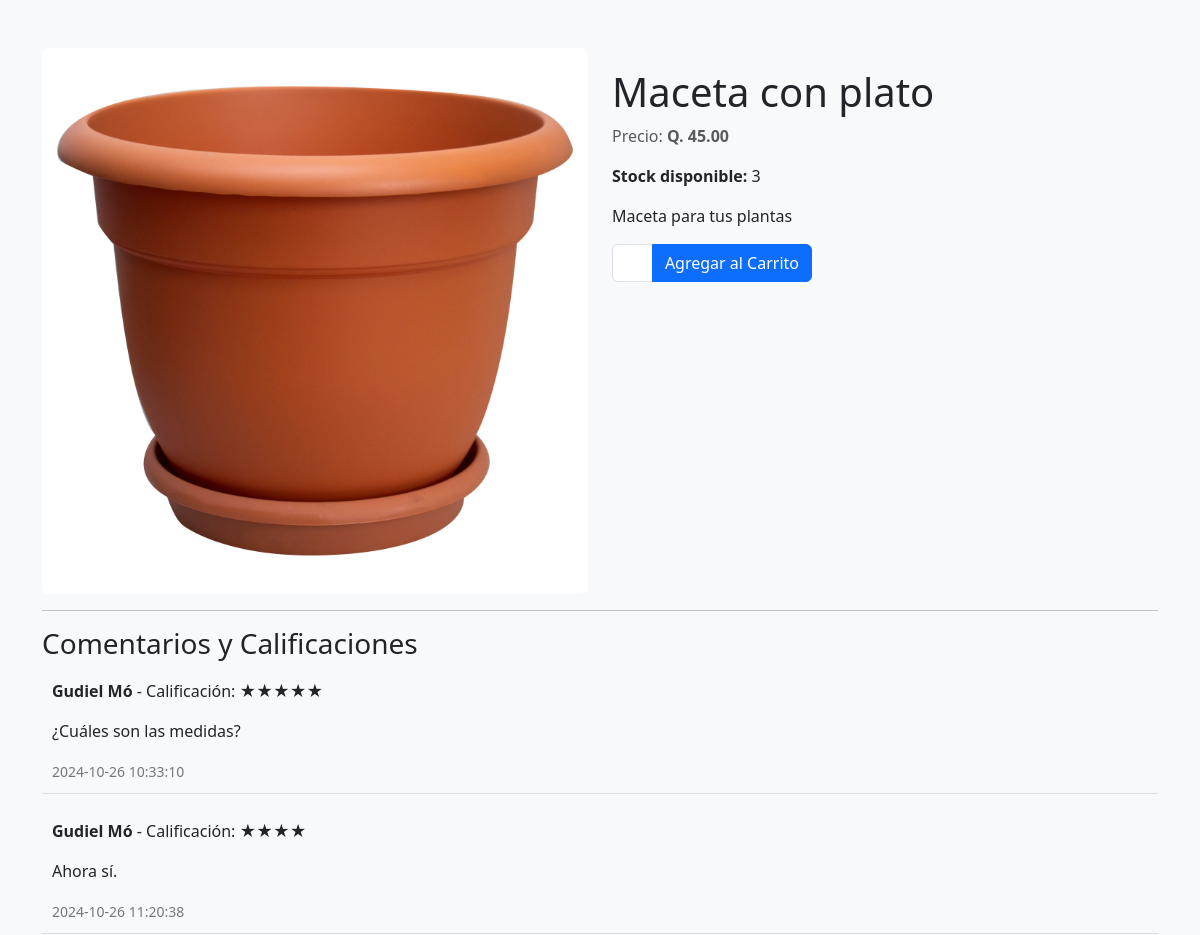
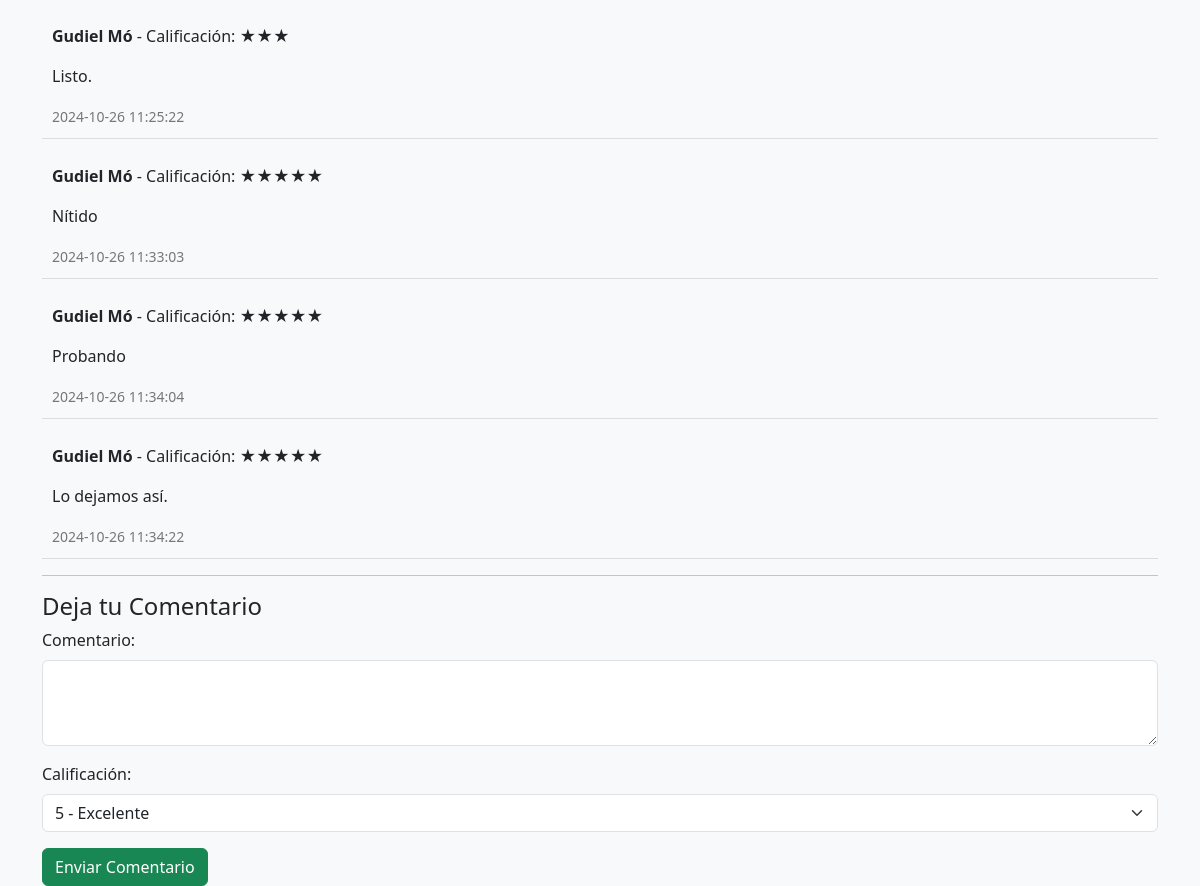
Screenshot of /public/client/detalle_producto.php?slug=maceta-con-plato with the database file from the repository (2 pictures, top to bottom).
### tables this page shows
CREATE TABLE `producto` (
  `id_producto` int(11) NOT NULL AUTO_INCREMENT,
  `id_negocio` int(11) DEFAULT NULL,
  `id_categoria` int(11) DEFAULT NULL,
  `nombre_producto` varchar(255) NOT NULL,
  `descripcion` text DEFAULT NULL,
  `costo` decimal(10,0) NOT NULL,
  `precio` decimal(10,2) NOT NULL,
  `stock` int(11) NOT NULL,
  `imagen` varchar(255) DEFAULT NULL,
  `estado` varchar(50) NOT NULL,
  `fecha_actualizacion` timestamp NOT NULL DEFAULT current_timestamp() ON UPDATE current_timestamp(),
  `id_emprendedor` int(11) NOT NULL,
  `tiene_promocion` tinyint(1) DEFAULT 0,
  `precio_promocional` decimal(10,2) DEFAULT NULL,
  `slug` varchar(255) NOT NULL,
  `imagen_alt` varchar(255) DEFAULT NULL,
  `meta_title` varchar(255) DEFAULT NULL,
  `meta_description` text DEFAULT NULL,
  PRIMARY KEY (`id_producto`),
  KEY `id_negocio` (`id_negocio`),
  KEY `id_categoria` (`id_categoria`),
  KEY `fk_producto_emprendedor` (`id_emprendedor`),
  CONSTRAINT `fk_producto_emprendedor` FOREIGN KEY (`id_emprendedor`) REFERENCES `emprendedor` (`id_emprendedor`) ON DELETE CASCADE ON UPDATE CASCADE,
  CONSTRAINT `producto_ibfk_1` FOREIGN KEY (`id_negocio`) REFERENCES `negocio` (`id_negocio`),
  CONSTRAINT `producto_ibfk_2` FOREIGN KEY (`id_categoria`) REFERENCES `categoria` (`id_categoria`)
);

CREATE TABLE `comentario` (
  `id_comentario` int(11) NOT NULL AUTO_INCREMENT,
  `id_producto` int(11) NOT NULL,
  `id_cliente` int(11) NOT NULL,
  `comentario` text NOT NULL,
  `calificacion` int(11) NOT NULL,
  `fecha_comentario` datetime DEFAULT current_timestamp(),
  `respuesta` text DEFAULT NULL,
  PRIMARY KEY (`id_comentario`),
  KEY `id_producto` (`id_producto`),
  KEY `id_cliente` (`id_cliente`),
  CONSTRAINT `comentario_ibfk_1` FOREIGN KEY (`id_producto`) REFERENCES `producto` (`id_producto`) ON DELETE CASCADE,
  CONSTRAINT `comentario_ibfk_2` FOREIGN KEY (`id_cliente`) REFERENCES `cliente` (`id_cliente`) ON DELETE CASCADE
);

CREATE TABLE `cliente` (
  `id_cliente` int(11) NOT NULL AUTO_INCREMENT,
  `NIT` varchar(20) DEFAULT NULL,
  `nombre1` varchar(255) NOT NULL,
  `nombre2` varchar(255) DEFAULT NULL,
  `nombre3` varchar(255) DEFAULT NULL,
  `apellido1` varchar(255) NOT NULL,
  `apellido2` varchar(255) DEFAULT NULL,
  `correo` varchar(255) NOT NULL,
  `contrasena` varchar(255) NOT NULL,
  `telefono1` varchar(20) DEFAULT NULL,
  `telefono2` varchar(20) DEFAULT NULL,
  `id_direccion` int(11) DEFAULT NULL,
  `id_estado_usuario` int(11) DEFAULT NULL,
  `token_activacion` varchar(255) DEFAULT NULL,
  `token_recuperacion` varchar(255) DEFAULT NULL,
  `fecha_creacion` timestamp NOT NULL DEFAULT current_timestamp(),
  `fecha_token` datetime DEFAULT NULL,
  PRIMARY KEY (`id_cliente`),
  KEY `id_direccion` (`id_direccion`),
  KEY `id_estado_usuario` (`id_estado_usuario`),
  CONSTRAINT `cliente_ibfk_1` FOREIGN KEY (`id_direccion`) REFERENCES `direccion` (`id_direccion`),
  CONSTRAINT `cliente_ibfk_2` FOREIGN KEY (`id_estado_usuario`) REFERENCES `estado_usuario` (`id_estado_usuario`)
);

### public/client/detalle_producto.php (the view, shortened to what this page needs)
<?php
$database = new Database();
$db = $database->getConnection();
$producto = null;
if (isset($_GET['slug'])) {
    $slug = $_GET['slug'];
    $query = "SELECT * FROM producto WHERE slug = :slug";
    $stmt = $db->prepare($query);
    $stmt->bindParam(':slug', $slug, PDO::PARAM_STR);
    $stmt->execute();
    $producto = $stmt->fetch(PDO::FETCH_ASSOC);
}
?>
<!DOCTYPE html>
<html lang="es">
<head>
    <link href="https://cdn.jsdelivr.net/npm/bootstrap@5.3.0/dist/css/bootstrap.min.css" rel="stylesheet">
</head>
<body class="bg-light">
    <div class="container mt-5">
        <?php if ($producto): ?>
            <div class="row">
                <div class="col-md-6">
                    <img src="../../uploads/productos/<?php echo htmlspecialchars($producto['imagen']); ?>"
                        alt="<?php echo htmlspecialchars($producto['nombre_producto']); ?>"
                        class="img-fluid rounded">
                </div>
                <div class="col-md-6 product-details">
                    <h1><?php echo htmlspecialchars($producto['nombre_producto']); ?></h1>
                    <p class="text-muted">
                        Precio: <strong>Q. <?php echo number_format($producto['precio'], 2); ?></strong>
                    </p>
                    <p><strong>Stock disponible:</strong> <?php echo htmlspecialchars($producto['stock']); ?></p>
                    <p><?php echo nl2br(htmlspecialchars($producto['descripcion'])); ?></p>
                    <form class="agregar-carrito-form" action="agregar_al_carrito.php" method="POST">
                        <div class="input-group mb-3" style="max-width: 200px;">
                            <input type="number" name="cantidad" class="form-control" value="1" min="1"
                                max="<?php echo htmlspecialchars($producto['stock']); ?>">
                            <button type="submit" class="btn btn-primary">
                                <i class="fas fa-cart-plus"></i> Agregar al Carrito
                            </button>
                        </div>
                    </form>
                </div>
            </div>
            <hr>
            <h3>Comentarios y Calificaciones</h3>
            <div id="comentarios">
                <?php
                $queryComentarios = "
                    SELECT c.*, cl.nombre1, cl.apellido1
                    FROM comentario c
                    JOIN cliente cl ON c.id_cliente = cl.id_cliente
                    WHERE c.id_producto = :id_producto
                ";
                $stmtComentarios = $db->prepare($queryComentarios);
                $stmtComentarios->bindParam(':id_producto', $producto['id_producto'], PDO::PARAM_INT);
                $stmtComentarios->execute();
                $comentarios = $stmtComentarios->fetchAll(PDO::FETCH_ASSOC);
                if ($comentarios):
                    foreach ($comentarios as $comentario): ?>
                        <div class="comentario">
                            <p>
                                <strong>
                                    <?php echo htmlspecialchars($comentario['nombre1']) . ' ' . htmlspecialchars($comentario['apellido1']); ?>
                                </strong>
                                - Calificación: <?php echo str_repeat('★', $comentario['calificacion']); ?>
                            </p>
                            <p><?php echo nl2br(htmlspecialchars($comentario['comentario'])); ?></p>
                            <small><?php echo htmlspecialchars($comentario['fecha_comentario']); ?></small>
                        </div>
                    <?php endforeach;
                else: ?>
                    <p>No hay comentarios aún.</p>
                <?php endif; ?>
            </div>
            <hr>
            <h4>Deja tu Comentario</h4>
            <form id="form-comentario" method="POST" action="guardar_comentario.php">
                <div class="mb-3">
                    <label for="comentario" class="form-label">Comentario:</label>
                    <textarea class="form-control" name="comentario" id="comentario" rows="3" required></textarea>
                </div>
                <div class="mb-3">
                    <label for="calificacion" class="form-label">Calificación:</label>
                    <select class="form-select" name="calificacion" id="calificacion" required>
                        <option value="5">5 - Excelente</option>
                    </select>
                </div>
                <button type="submit" class="btn btn-success">
                    <i class="fas fa-paper-plane"></i> Enviar Comentario
                </button>
            </form>
        <?php endif; ?>
    </div>
</body>
</html>

### public/client/detalle_producto.php (style rules this page uses)
.img-fluid { max-width: 100%; height: auto; border-radius: 8px; }
.product-details { margin-top: 20px; }
.comentario { margin-bottom: 15px; padding: 10px; border-bottom: 1px solid #ddd; }
.comentario small { color: #777; }

### rows the page displays
producto: imagen (picture), nombre_producto "Maceta con plato", precio "45.00", stock "3", descripcion "Maceta para tus plantas"
comentario: id_cliente.nombre1 "Gudiel", id_cliente.apellido1 "Mó", calificacion "★★★★★", comentario "¿Cuáles son las medidas?", fecha_comentario "2024-10-26 10:33:10"
comentario: id_cliente.nombre1 "Gudiel", id_cliente.apellido1 "Mó", calificacion "★★★★", comentario "Ahora sí.", fecha_comentario "2024-10-26 11:20:38"
comentario: id_cliente.nombre1 "Gudiel", id_cliente.apellido1 "Mó", calificacion "★★★", comentario "Listo.", fecha_comentario "2024-10-26 11:25:22"
comentario: id_cliente.nombre1 "Gudiel", id_cliente.apellido1 "Mó", calificacion "★★★★★", comentario "Nítido", fecha_comentario "2024-10-26 11:33:03"
comentario: id_cliente.nombre1 "Gudiel", id_cliente.apellido1 "Mó", calificacion "★★★★★", comentario "Probando", fecha_comentario "2024-10-26 11:34:04"
comentario: id_cliente.nombre1 "Gudiel", id_cliente.apellido1 "Mó", calificacion "★★★★★", comentario "Lo dejamos así.", fecha_comentario "2024-10-26 11:34:22"
